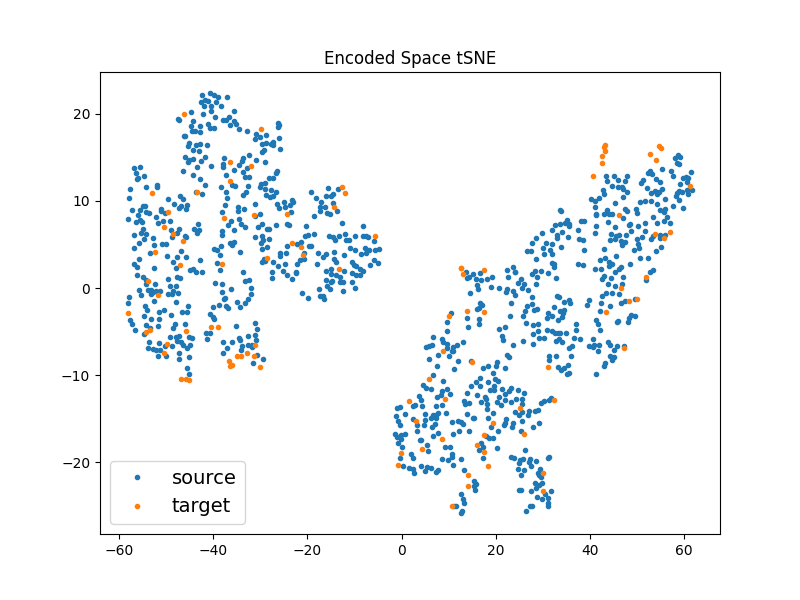
#> input picture megan_testing/encoded_tSNE_cdan.png, 800 x 600 px; its folder holds only this picture in this run
$ python -i plotting_results_mls_iwcdan.py   (imports and definitions only)
#> lines starting #> are read from the running program, lines starting #| are printed output that depends on the picture
import argparse
import pathlib
import os
import pandas as pd
import json
import seaborn as sns
import matplotlib.pyplot as plt
import matplotlib.ticker as mticker
import sys
import itertools


# [8 lines left out: function parse_arguments, not called in this run]

def collect_json(input):
    files = list(pathlib.Path(input).rglob("*.json"))
    dfs = []

    for f in files:
        with open(f) as temp:
            data = json.load(temp)
            df = pd.DataFrame([data])
        path_info = str(f).split("/")[-4]
        df["replicate"] = str(f).split("/")[-3]
        df["batch_size"] = path_info.split('.')[0].split('batch')[1]
        df["learning_rate"] = path_info.split('.learn_')[1].split('.')[0]
        df["enc_learning_rate"] = path_info.split('.enc_learn_')[1].split('.')[0]
        df["disc_learning_rate"] = path_info.split('.disc_learn_')[1].split('.')[0]
        df["lambda_val"] = path_info.split('.lambda_')[1].split('.target')[0]
        df["target_num"] = path_info.split('.target')[1].split('_')[1].split('.')[0]
        df["target_prop"] = float(path_info.split('.target')[1].split('_')[2])
        df["epochs"] = path_info.split('_')[-2]
        df["iwcdan"] = path_info.split('_')[-1]
        dfs.append(df)
    combined_df = pd.concat(dfs, ignore_index=True)
    combined_df["replicate"] = pd.to_numeric(combined_df["replicate"])
    combined_df["batch_size"] = pd.to_numeric(combined_df["batch_size"])
    combined_df["learning_rate"] = pd.to_numeric(combined_df["learning_rate"])
    combined_df["enc_learning_rate"] = pd.to_numeric(combined_df["enc_learning_rate"])
    combined_df["disc_learning_rate"] = pd.to_numeric(combined_df["disc_learning_rate"])
    combined_df["lambda_val"] = pd.to_numeric(combined_df["lambda_val"])
    combined_df["target_num"] = pd.to_numeric(combined_df["target_num"])
    combined_df["epochs"] = pd.to_numeric(combined_df["epochs"])
    combined_df["iwcdan"] = combined_df["iwcdan"].astype(str)
    combined_df["iwcdan"].astype(str) == "True"
    return(combined_df)

# [70 lines left out: functions plot_metric, plot_results, main, not called in this run]


# [2 lines not run here, left out]

>>> import cv2
>>> picture = cv2.imread('../megan_testing/encoded_tSNE_cdan.png', cv2.IMREAD_GRAYSCALE)
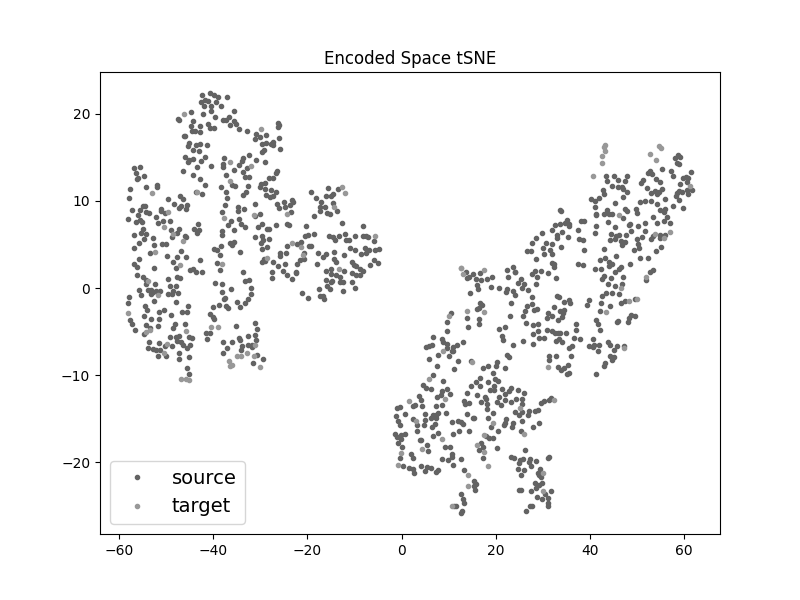
#> picture: shape (600, 800); min 0, max 255, mean 245
#> (the run stopped early here; a loop or call above may not have finished)

$ run again, on megan_testing/encoded_tSNE_original.png
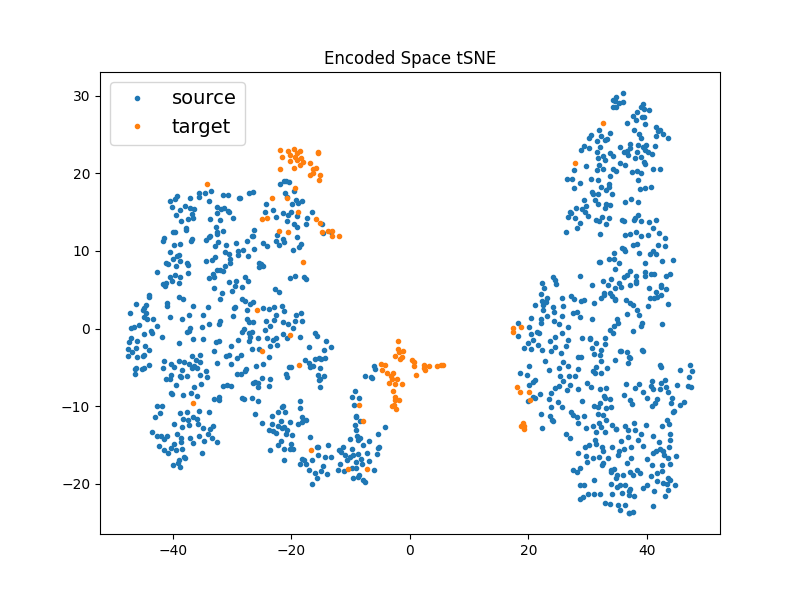
#> input picture megan_testing/encoded_tSNE_original.png, 800 x 600 px
#> `picture = cv2.imread('../megan_testing/encoded_tSNE_cdan.png', cv2.IMR..`:
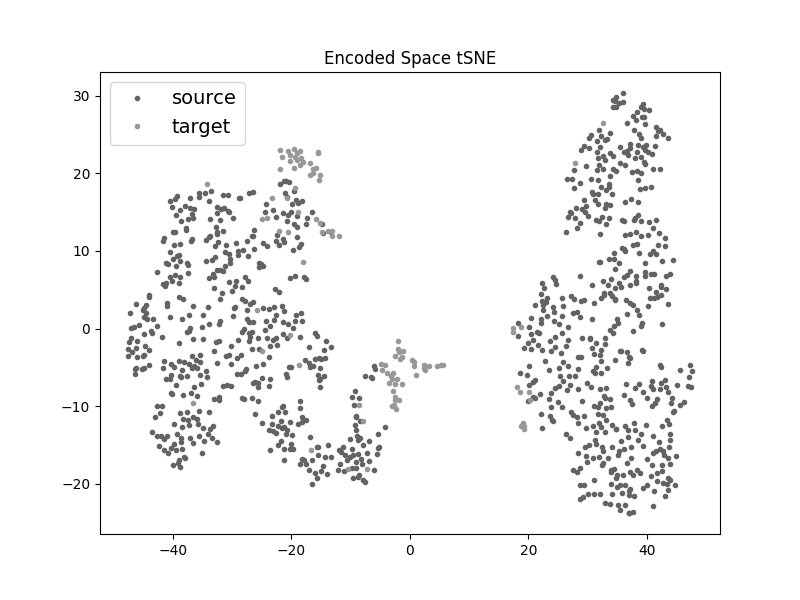
#> picture: shape (600, 800); min 0, max 255, mean 245

$ run again, on megan_testing/training_acc_cdan.png
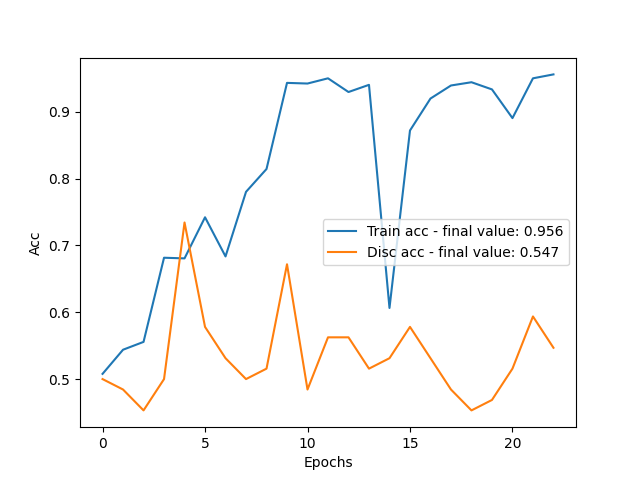
#> input picture megan_testing/training_acc_cdan.png, 640 x 480 px
#> `picture = cv2.imread('../megan_testing/encoded_tSNE_cdan.png', cv2.IMR..`:
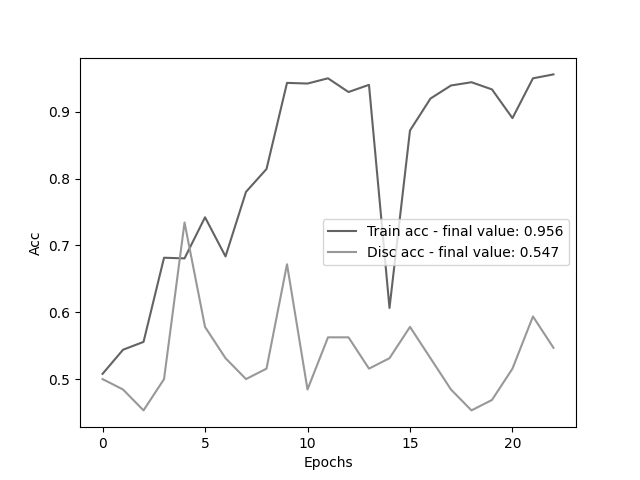
#> picture: shape (480, 640); min 0, max 255, mean 249.9
